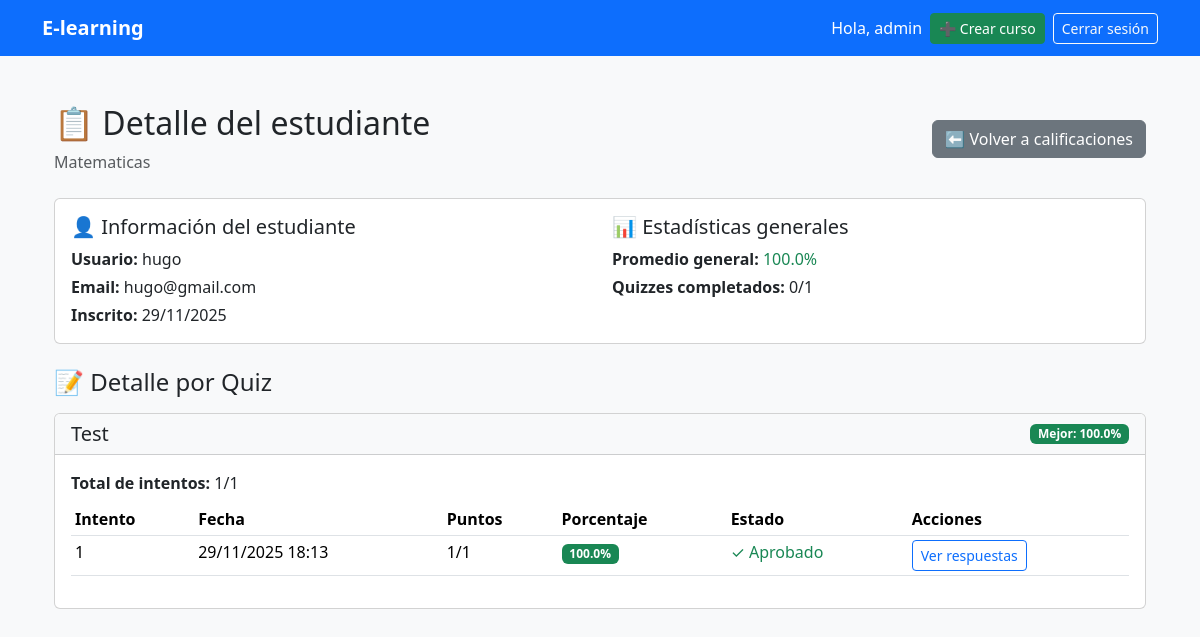
The app's page /1/estudiante/2/ (signed in), older data.
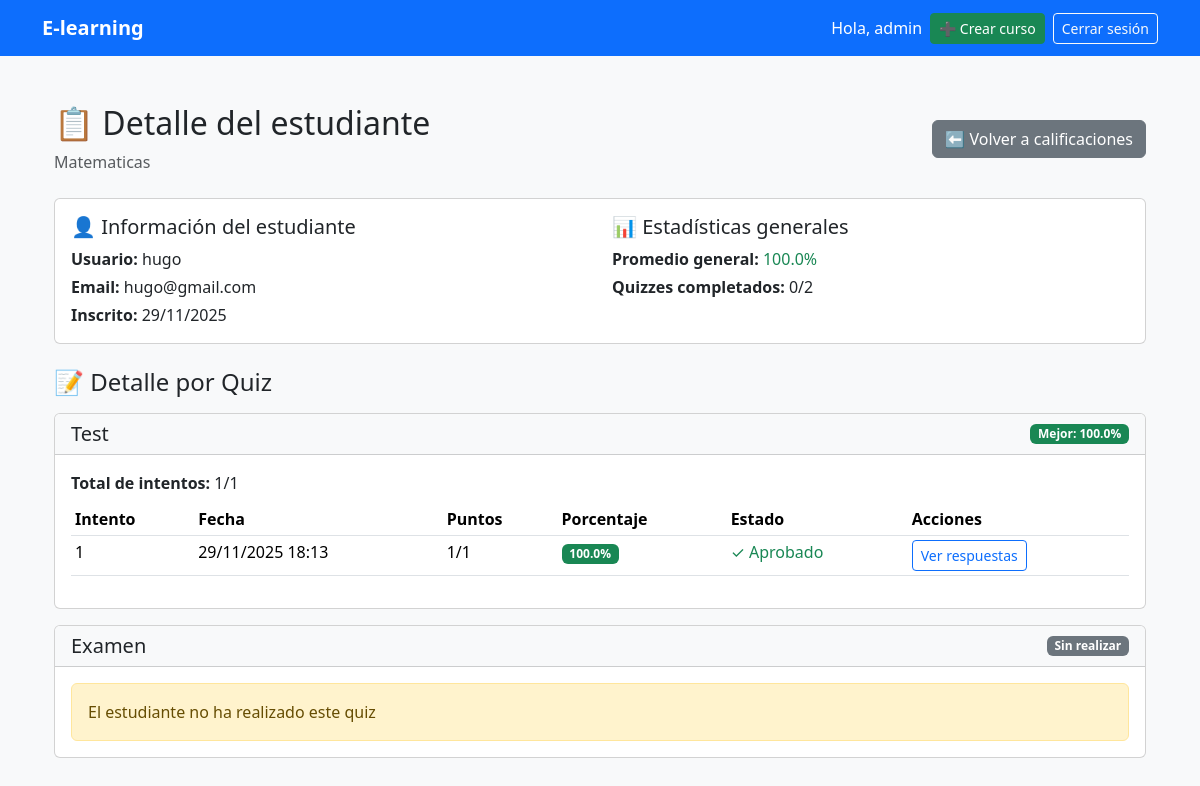
The same page, newer data.
### courses/models.py (models this page shows, shortened)
class Quiz(models.Model):
    curso = models.ForeignKey(Curso, on_delete=models.CASCADE, related_name='quizzes')
    titulo = models.CharField(max_length=200)
    descripcion = models.TextField(blank=True)
    puntaje_minimo = models.PositiveIntegerField(default=70, help_text="Puntaje mínimo para aprobar (%)")
    intentos_maximos = models.PositiveIntegerField(default=3, help_text="Número máximo de intentos permitidos")
    tiempo_limite = models.PositiveIntegerField(null=True, blank=True, help_text="Tiempo límite en minutos (opcional)")
    deadline = models.DateTimeField(null=True, blank=True, help_text="Fecha límite de entrega")
    orden = models.PositiveIntegerField(default=0)
    fecha_creacion = models.DateTimeField(auto_now_add=True)
    activo = models.BooleanField(default=True)
    class Meta:
        verbose_name = 'Quiz'
        verbose_name_plural = 'Quizzes'
        ordering = ['orden', 'fecha_creacion']

class IntentoCuestionario(models.Model):
    estudiante = models.ForeignKey(settings.AUTH_USER_MODEL, on_delete=models.CASCADE)
    quiz = models.ForeignKey(Quiz, on_delete=models.CASCADE, related_name='intentos')
    fecha_inicio = models.DateTimeField(auto_now_add=True)
    fecha_finalizacion = models.DateTimeField(null=True, blank=True)
    puntaje_obtenido = models.FloatField(default=0)
    puntaje_maximo = models.FloatField(default=0)
    porcentaje = models.FloatField(default=0)
    aprobado = models.BooleanField(default=False)
    completado = models.BooleanField(default=False)
    class Meta:
        verbose_name = 'Intento de Cuestionario'
        verbose_name_plural = 'Intentos de Cuestionarios'
        ordering = ['-fecha_inicio']

### courses/views_calificaciones.py (the view)
# urls.py: path('<int:course_id>/estudiante/<int:student_id>/', detalle_estudiante_curso, name='detalle_estudiante_curso'),
@login_required
def detalle_estudiante_curso(request, course_id, student_id):
    curso = get_object_or_404(Curso, id=course_id)
    estudiante = get_object_or_404(User, id=student_id)
    if request.user.role not in ['teacher', 'admin']:
        messages.error(request, 'No tienes permiso para ver este detalle')
        return redirect('home')
    inscripcion = get_object_or_404(Enrollment, curso=curso, estudiante=estudiante)
    quizzes = curso.quizzes.all().order_by('orden')
    datos_quizzes = []
    for quiz in quizzes:
        intentos = IntentoCuestionario.objects.filter(
            estudiante=estudiante,
            quiz=quiz,
            completado=True
        ).order_by('-fecha_inicio')
        mejor_intento = intentos.order_by('-porcentaje').first() if intentos.exists() else None
        datos_quizzes.append({
            'quiz': quiz,
            'intentos': intentos,
            'mejor_intento': mejor_intento,
            'total_intentos': intentos.count()
        })
    intentos_totales = IntentoCuestionario.objects.filter(
        estudiante=estudiante,
        quiz__curso=curso,
        completado=True
    )
    promedio_general = intentos_totales.aggregate(Avg('porcentaje'))['porcentaje__avg'] or 0
    return render(request, 'courses/detalle_estudiante_curso.html', {
        'curso': curso,
        'estudiante': estudiante,
        'inscripcion': inscripcion,
        'datos_quizzes': datos_quizzes,
        'promedio_general': promedio_general,
    })

### courses/templates/courses/detalle_estudiante_curso.html (shortened to what the changed rows need)
{% extends "base.html" %}
{% block content %}
<div class="container py-4">
    <div class="d-flex justify-content-between align-items-center mb-4">
        <div>
            <h2>📋 Detalle del estudiante</h2>
        </div>
    </div>
    <div class="card mb-4">
        <div class="card-body">
            <div class="row">
                <div class="col-md-6">
                    <h5>📊 Estadísticas generales</h5>
                    <p class="mb-1">
                        <strong>Promedio general:</strong>
                        <span class="{% if promedio_general >= 70 %}text-success{% else %}text-danger{% endif %}">
                        </span>
                    </p>
                    <p class="mb-1">
                        <strong>Quizzes completados:</strong>
                        {% with total_completados=0 %}
                            {{ total_completados }}/{{ datos_quizzes|length }}
                        {% endwith %}
                    </p>
                </div>
            </div>
        </div>
    </div>
    {% for dato in datos_quizzes %}
        <div class="card mb-3">
            <div class="card-header bg-light">
                <div class="d-flex justify-content-between align-items-center">
                    <h5 class="mb-0">{{ dato.quiz.titulo }}</h5>
                    {% if dato.mejor_intento %}
                        <span class="badge {% if dato.mejor_intento.aprobado %}bg-success{% else %}bg-danger{% endif %}">
                            Mejor: {{ dato.mejor_intento.porcentaje|floatformat:1 }}%
                        </span>
                    {% else %}
                        <span class="badge bg-secondary">Sin realizar</span>
                    {% endif %}
                </div>
            </div>
            <div class="card-body">
                {% if dato.intentos %}
                    <p class="mb-2">
                        <strong>Total de intentos:</strong> {{ dato.total_intentos }}/{{ dato.quiz.intentos_maximos }}
                    </p>
                    <div class="table-responsive">
                        <table class="table table-sm">
                            <thead>
                                <tr>
                                    <th>Intento</th>
                                    <th>Fecha</th>
                                    <th>Puntos</th>
                                    <th>Porcentaje</th>
                                    <th>Estado</th>
                                    <th>Acciones</th>
                                </tr>
                            </thead>
                            <tbody>
                                {% for intento in dato.intentos %}
                                    <tr>
                                        <td>{{ forloop.counter }}</td>
                                        <td>{{ intento.fecha_inicio|date:"d/m/Y H:i" }}</td>
                                        <td>{{ intento.puntaje_obtenido|floatformat:0 }}/{{ intento.puntaje_maximo|floatformat:0 }}</td>
                                        <td>
                                            <span class="badge {% if intento.aprobado %}bg-success{% else %}bg-danger{% endif %}">
                                                {{ intento.porcentaje|floatformat:1 }}%
                                            </span>
                                        </td>
                                        <td>
                                            {% if intento.aprobado %}
                                                <span class="text-success">✓ Aprobado</span>
                                            {% else %}
                                                <span class="text-danger">✗ Reprobado</span>
                                            {% endif %}
                                        </td>
                                        <td>
                                            <a href="{% url 'resultado_quiz' intento.id %}"
                                               class="btn btn-sm btn-outline-primary">
                                                Ver respuestas
                                            </a>
                                        </td>
                                    </tr>
                                {% endfor %}
                            </tbody>
                        </table>
                    </div>
                {% else %}
                    <div class="alert alert-warning mb-0">
                        El estudiante no ha realizado este quiz
                    </div>
                {% endif %}
            </div>
        </div>
    {% endfor %}
</div>
{% endblock %}

Row changes from the older to the newer data that the page shows:
added Quiz: quiz.titulo "Examen", shows "Sin realizar", shows "El estudiante no ha realizado este quiz"
Text that changed along with them:
{{ datos_quizzes|length }}: "1" → "2"
